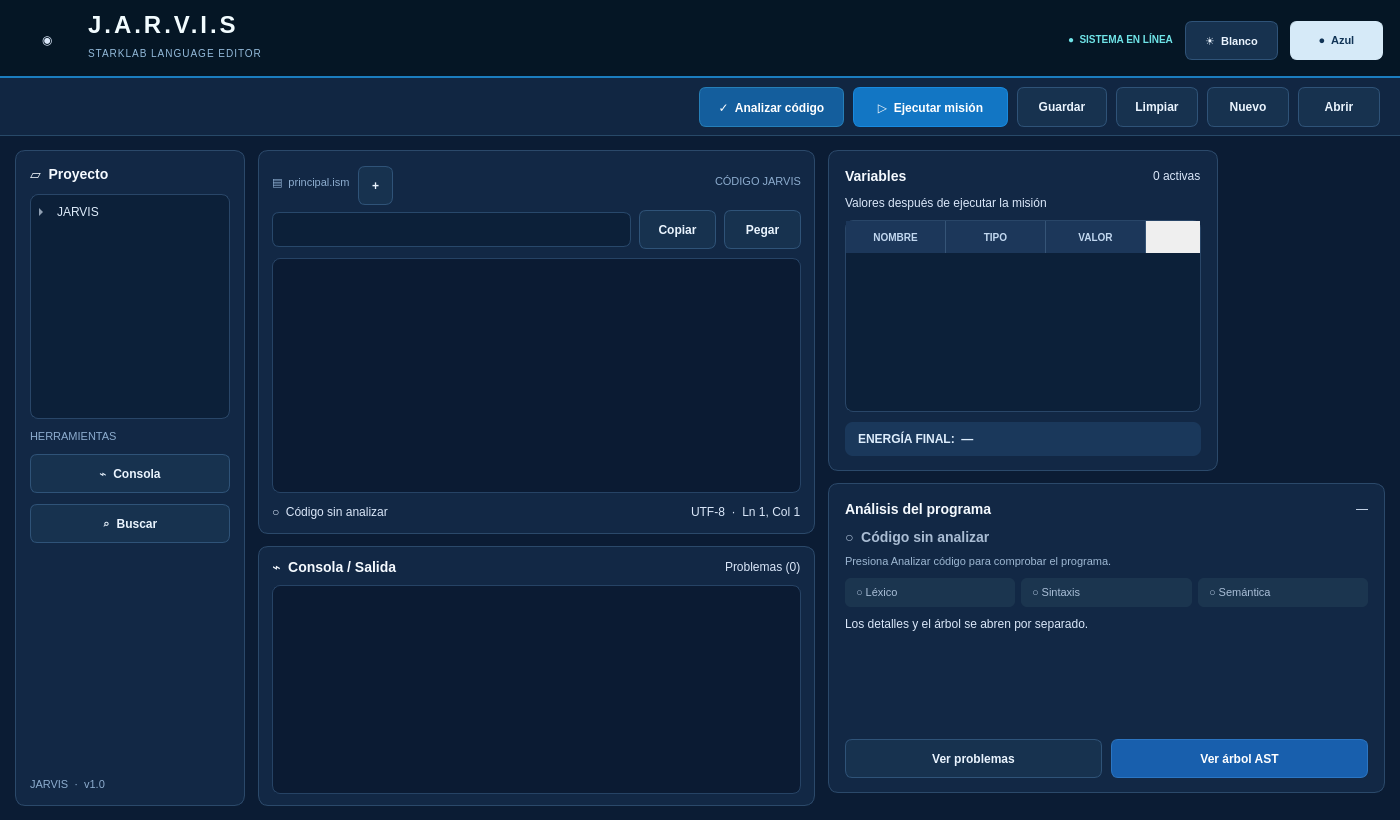
<?xml version='1.0' encoding='UTF-8'?>
<ui version="4.0">
  <class>StarkLabWindow</class>
  <widget class="QMainWindow" name="StarkLabWindow">
    <property name="geometry">
      <rect>
        <x>0</x>
        <y>0</y>
        <width>1400</width>
        <height>820</height>
      </rect>
    </property>
    <property name="minimumSize">
      <size>
        <width>1080</width>
        <height>680</height>
      </size>
    </property>
    <property name="windowTitle">
      <string>J.A.R.V.I.S | StarkLab Language Editor</string>
    </property>
    <property name="styleSheet">
      <string notr="true">
QMainWindow, QWidget#centralwidget { background-color:#0B1C34; color:#DDECFB; font-family:"Segoe UI"; }
QFrame#headerHUD { background-color:#051625; border-bottom:2px solid #1B7DBF; }
QLabel#lblTitulo {font-size:24px; font-weight:800; letter-spacing:3px; color:#F2FCFF; background:transparent;}
QLabel#lblSubtitulo {font-size:10px; letter-spacing:1px; color:#93BADA; background:transparent;}
QLabel#lblSistema {font-size:10px; font-weight:600; color:#6FE4E8; background:transparent;}
QLabel#lblReactor {background:transparent; border:0;}
QFrame#barraAcciones {background-color:#112642; border-bottom:1px solid #284968;}
QFrame#panelProyecto, QFrame#panelEditor, QFrame#panelConsola, QFrame#panelVariables, QFrame#panelAnalisis { background-color:#122845; border:1px solid #2B496A; border-radius:10px; }
QLabel {color:#DAE7F9; background:transparent; font-size:12px;}
QLabel#lblProyecto, QLabel#lblVariables, QLabel#lblAnalisis, QLabel#lblConsola, QLabel#lblCodigo {font-size:14px; font-weight:700; color:#F5FAFF;}
QLabel#lblSeccion, QLabel#lblPestana, QLabel#lblInfoCodigo, QLabel#lblVersion { color:#8CACCE; font-size:11px; }
QLabel#lblEstadoAnalisis {color:#A9BCD3; font-weight:700; font-size:14px;}
QLabel#lblAnalisisDetalle {color:#9DB7D2; font-size:11px;}
QLabel#lblEnergiaFinal {background:#1A385B; border-radius:8px; color:#DDEDFC; padding:10px; font-weight:bold;}
QLabel#lblLexico, QLabel#lblSintactico, QLabel#lblSemantico {background:#1B354F; border-radius:6px; padding:8px; font-size:11px; color:#A9BED7;}
QPushButton {background:#17324F; color:#EAF4FE; border:1px solid #2F5378; border-radius:7px; font-weight:600; padding:7px 10px; min-height:23px;}
QPushButton:hover {background:#23517A; border:1px solid #4F98CF;}
QPushButton:pressed {background:#0F3B60;}
QPushButton#btnEjecutar {background:#1276C4; border-color:#188ADF; color:white;}
QPushButton#btnAnalizar {background:#145E9D; border-color:#267FB8; color:white;}
QPushButton#btnAST {background:#185FAD; border-color:#2B75C2; color:white;}
QPushButton#btnBlanco, QPushButton#btnAzul {min-width:71px; font-size:11px;}
QPushButton#btnAzul {background:#D6EAF8; border-color:#D6EAF8; color:#113456;}
QPlainTextEdit {background:#0B1B33; color:#E0ECFF; border:1px solid #264365; border-radius:8px; padding:9px; font-family:Consolas; font-size:13px; selection-background-color:#2363A1;}
QPlainTextEdit:focus {border:1px solid #2189CE;}
QLineEdit {background:#0C2039; color:#E5F1FF; border:1px solid #28486B; border-radius:7px; padding:7px 10px; min-height:19px;}
QTableWidget, QTreeWidget {background:#0C2039; color:#DDEBFA; border:1px solid #294668; border-radius:8px; gridline-color:#243D5B; alternate-background-color:#142C4A;}
QTableWidget::item {padding:6px;}
QTreeWidget::item {min-height:28px; padding:3px; border-radius:5px;}
QTreeWidget::item:selected {background:#1A4C7B; color:#FFFFFF;}
QHeaderView::section {background:#1C375A; color:#C2D8F0; border:0; border-right:1px solid #355477; padding:7px; font-size:10px; font-weight:700;}
QScrollBar:vertical, QScrollBar:horizontal {background:#11233C; width:11px; height:11px; border:0;}
QScrollBar::handle:vertical, QScrollBar::handle:horizontal {background:#385A7B; border-radius:5px; min-height:24px; min-width:24px;}
</string>
    </property>
    <widget class="QWidget" name="centralwidget">
      <layout class="QVBoxLayout" name="verticalLayout_main">
        <property name="leftMargin">
          <number>0</number>
        </property>
        <property name="topMargin">
          <number>0</number>
        </property>
        <property name="rightMargin">
          <number>0</number>
        </property>
        <property name="bottomMargin">
          <number>0</number>
        </property>
        <property name="spacing">
          <number>0</number>
        </property>
        <item>
          <widget class="QFrame" name="headerHUD">
            <property name="minimumSize">
              <size>
                <width>0</width>
                <height>78</height>
              </size>
            </property>
            <property name="maximumSize">
              <size>
                <width>16777215</width>
                <height>78</height>
              </size>
            </property>
            <layout class="QHBoxLayout" name="headerHUDLayout">
              <property name="leftMargin">
                <number>18</number>
              </property>
              <property name="topMargin">
                <number>7</number>
              </property>
              <property name="rightMargin">
                <number>17</number>
              </property>
              <property name="bottomMargin">
                <number>7</number>
              </property>
              <property name="spacing">
                <number>12</number>
              </property>
              <item>
                <widget class="QLabel" name="lblReactor">
                  <property name="text">
                    <string>◉</string>
                  </property>
                  <property name="minimumSize">
                    <size>
                      <width>58</width>
                      <height>58</height>
                    </size>
                  </property>
                  <property name="maximumSize">
                    <size>
                      <width>58</width>
                      <height>58</height>
                    </size>
                  </property>
                  <property name="alignment">
                    <set>Qt::AlignCenter</set>
                  </property>
                  <property name="pixmap">
                    <pixmap>assets/arc_reactor.png</pixmap>
                  </property>
                <property name="scaledContents"><bool>true</bool></property></widget>
              </item>
              <item>
                <layout class="QVBoxLayout" name="brandLayout">
                  <property name="leftMargin">
                    <number>0</number>
                  </property>
                  <property name="topMargin">
                    <number>4</number>
                  </property>
                  <property name="rightMargin">
                    <number>0</number>
                  </property>
                  <property name="bottomMargin">
                    <number>4</number>
                  </property>
                  <property name="spacing">
                    <number>0</number>
                  </property>
                  <item>
                    <widget class="QLabel" name="lblTitulo">
                      <property name="text">
                        <string>J.A.R.V.I.S</string>
                      </property>
                    </widget>
                  </item>
                  <item>
                    <widget class="QLabel" name="lblSubtitulo">
                      <property name="text">
                        <string>STARKLAB LANGUAGE EDITOR</string>
                      </property>
                    </widget>
                  </item>
                </layout>
              </item>
              <item>
                <spacer name="espacioHUD">
                  <property name="orientation">
                    <enum>Qt::Horizontal</enum>
                  </property>
                  <property name="sizeHint" stdset="0">
                    <size>
                      <width>20</width>
                      <height>20</height>
                    </size>
                  </property>
                </spacer>
              </item>
              <item>
                <widget class="QLabel" name="lblSistema">
                  <property name="text">
                    <string>●  SISTEMA EN LÍNEA</string>
                  </property>
                </widget>
              </item>
              <item>
                <widget class="QPushButton" name="btnBlanco">
                  <property name="text">
                    <string>☀  Blanco</string>
                  </property>
                  <property name="minimumSize">
                    <size>
                      <width>92</width>
                      <height>36</height>
                    </size>
                  </property>
                  <property name="maximumSize">
                    <size>
                      <width>100</width>
                      <height>36</height>
                    </size>
                  </property>
                  <property name="toolTip">
                    <string>Cambiar al tema claro</string>
                  </property>
                </widget>
              </item>
              <item>
                <widget class="QPushButton" name="btnAzul">
                  <property name="text">
                    <string>●  Azul</string>
                  </property>
                  <property name="minimumSize">
                    <size>
                      <width>92</width>
                      <height>36</height>
                    </size>
                  </property>
                  <property name="maximumSize">
                    <size>
                      <width>100</width>
                      <height>36</height>
                    </size>
                  </property>
                  <property name="toolTip">
                    <string>Cambiar al tema azul</string>
                  </property>
                </widget>
              </item>
            </layout>
          </widget>
        </item>
        <item>
          <widget class="QFrame" name="barraAcciones">
            <property name="minimumSize">
              <size>
                <width>0</width>
                <height>58</height>
              </size>
            </property>
            <property name="maximumSize">
              <size>
                <width>16777215</width>
                <height>58</height>
              </size>
            </property>
            <layout class="QHBoxLayout" name="layoutAcciones">
              <property name="leftMargin">
                <number>20</number>
              </property>
              <property name="topMargin">
                <number>7</number>
              </property>
              <property name="rightMargin">
                <number>20</number>
              </property>
              <property name="bottomMargin">
                <number>7</number>
              </property>
              <property name="spacing">
                <number>9</number>
              </property>
              <item>
                <spacer name="espacioAcciones">
                  <property name="orientation">
                    <enum>Qt::Horizontal</enum>
                  </property>
                  <property name="sizeHint" stdset="0">
                    <size>
                      <width>20</width>
                      <height>20</height>
                    </size>
                  </property>
                </spacer>
              </item>
              <item>
                <widget class="QPushButton" name="btnAnalizar">
                  <property name="text">
                    <string>✓  Analizar código</string>
                  </property>
                  <property name="minimumSize">
                    <size>
                      <width>145</width>
                      <height>36</height>
                    </size>
                  </property>
                  <property name="maximumSize">
                    <size>
                      <width>170</width>
                      <height>40</height>
                    </size>
                  </property>
                </widget>
              </item>
              <item>
                <widget class="QPushButton" name="btnEjecutar">
                  <property name="text">
                    <string>▷  Ejecutar misión</string>
                  </property>
                  <property name="minimumSize">
                    <size>
                      <width>155</width>
                      <height>36</height>
                    </size>
                  </property>
                  <property name="maximumSize">
                    <size>
                      <width>180</width>
                      <height>40</height>
                    </size>
                  </property>
                </widget>
              </item>
              <item>
                <widget class="QPushButton" name="btnGuardar">
                  <property name="text">
                    <string>Guardar</string>
                  </property>
                  <property name="minimumSize">
                    <size>
                      <width>90</width>
                      <height>36</height>
                    </size>
                  </property>
                  <property name="maximumSize">
                    <size>
                      <width>160</width>
                      <height>40</height>
                    </size>
                  </property>
                </widget>
              </item>
              <item>
                <widget class="QPushButton" name="btnLimpiar">
                  <property name="text">
                    <string>Limpiar</string>
                  </property>
                  <property name="minimumSize">
                    <size>
                      <width>82</width>
                      <height>36</height>
                    </size>
                  </property>
                  <property name="maximumSize">
                    <size>
                      <width>160</width>
                      <height>40</height>
                    </size>
                  </property>
                </widget>
              </item>
              <item>
                <widget class="QPushButton" name="btnNuevo">
                  <property name="text">
                    <string>Nuevo</string>
                  </property>
                  <property name="minimumSize">
                    <size>
                      <width>82</width>
                      <height>36</height>
                    </size>
                  </property>
                  <property name="maximumSize">
                    <size>
                      <width>160</width>
                      <height>40</height>
                    </size>
                  </property>
                </widget>
              </item>
              <item>
                <widget class="QPushButton" name="btnAbrir">
                  <property name="text">
                    <string>Abrir</string>
                  </property>
                  <property name="minimumSize">
                    <size>
                      <width>82</width>
                      <height>36</height>
                    </size>
                  </property>
                  <property name="maximumSize">
                    <size>
                      <width>160</width>
                      <height>40</height>
                    </size>
                  </property>
                </widget>
              </item>
            </layout>
          </widget>
        </item>
        <item>
          <widget class="QFrame" name="frameWorkspace">
            <property name="frameShape">
              <enum>QFrame::NoFrame</enum>
            </property>
            <layout class="QHBoxLayout" name="contentLayout">
              <property name="leftMargin">
                <number>15</number>
              </property>
              <property name="topMargin">
                <number>14</number>
              </property>
              <property name="rightMargin">
                <number>15</number>
              </property>
              <property name="bottomMargin">
                <number>14</number>
              </property>
              <property name="spacing">
                <number>13</number>
              </property>
              <item>
                <widget class="QFrame" name="panelProyecto">
                  <property name="minimumSize">
                    <size>
                      <width>192</width>
                      <height>0</height>
                    </size>
                  </property>
                  <property name="maximumSize">
                    <size>
                      <width>230</width>
                      <height>16777215</height>
                    </size>
                  </property>
                  <layout class="QVBoxLayout" name="layoutProyecto">
                    <property name="leftMargin">
                      <number>14</number>
                    </property>
                    <property name="topMargin">
                      <number>15</number>
                    </property>
                    <property name="rightMargin">
                      <number>14</number>
                    </property>
                    <property name="bottomMargin">
                      <number>14</number>
                    </property>
                    <property name="spacing">
                      <number>11</number>
                    </property>
                    <item>
                      <widget class="QLabel" name="lblProyecto">
                        <property name="text">
                          <string>▱  Proyecto</string>
                        </property>
                      </widget>
                    </item>
                    <item>
                      <widget class="QTreeWidget" name="treeProyecto">
                        <property name="headerHidden">
                          <bool>true</bool>
                        </property>
                        <property name="rootIsDecorated">
                          <bool>true</bool>
                        </property>
                        <column>
                          <property name="text">
                            <string>Proyecto</string>
                          </property>
                        </column>
                        <item>
                          <property name="text">
                            <string>JARVIS</string>
                          </property>
                          <item>
                            <property name="text">
                              <string>src</string>
                            </property>
                            <item>
                              <property name="text">
                                <string>principal.ism</string>
                              </property>
                            </item>
                            <item>
                              <property name="text">
                                <string>lexer.py</string>
                              </property>
                            </item>
                            <item>
                              <property name="text">
                                <string>parser.py</string>
                              </property>
                            </item>
                            <item>
                              <property name="text">
                                <string>asemantico.py</string>
                              </property>
                            </item>
                            <item>
                              <property name="text">
                                <string>ejecutor.py</string>
                              </property>
                            </item>
                            <item>
                              <property name="text">
                                <string>arbolst.py</string>
                              </property>
                            </item>
                          </item>
                        </item>
                      </widget>
                    </item>
                    <item>
                      <widget class="QLabel" name="lblSeccion">
                        <property name="text">
                          <string>HERRAMIENTAS</string>
                        </property>
                      </widget>
                    </item>
                    <item>
                      <widget class="QPushButton" name="btnConsola">
                        <property name="text">
                          <string>⌁  Consola</string>
                        </property>
                      </widget>
                    </item>
                    <item>
                      <widget class="QPushButton" name="btnBuscarPanel">
                        <property name="text">
                          <string>⌕  Buscar</string>
                        </property>
                      </widget>
                    </item>
                    <item>
                      <spacer name="espacioProyecto">
                        <property name="orientation">
                          <enum>Qt::Vertical</enum>
                        </property>
                        <property name="sizeHint" stdset="0">
                          <size>
                            <width>20</width>
                            <height>20</height>
                          </size>
                        </property>
                      </spacer>
                    </item>
                    <item>
                      <widget class="QLabel" name="lblVersion">
                        <property name="text">
                          <string>JARVIS  ·  v1.0</string>
                        </property>
                      </widget>
                    </item>
                  </layout>
                </widget>
              </item>
              <item>
                <layout class="QVBoxLayout" name="leftLayout">
                  <property name="spacing">
                    <number>12</number>
                  </property>
                  <item>
                    <widget class="QFrame" name="panelEditor">
                      <property name="minimumSize">
                        <size>
                          <width>390</width>
                          <height>330</height>
                        </size>
                      </property>
                      <layout class="QVBoxLayout" name="layoutEditor">
                        <property name="leftMargin">
                          <number>13</number>
                        </property>
                        <property name="topMargin">
                          <number>11</number>
                        </property>
                        <property name="rightMargin">
                          <number>13</number>
                        </property>
                        <property name="bottomMargin">
                          <number>11</number>
                        </property>
                        <property name="spacing">
                          <number>9</number>
                        </property>
                        <item>
                          <layout class="QHBoxLayout" name="layoutPestanas">
                            <property name="spacing">
                              <number>8</number>
                            </property>
                            <item>
                              <widget class="QLabel" name="lblPestana">
                                <property name="text">
                                  <string>▤  principal.ism</string>
                                </property>
                              </widget>
                            </item>
                            <item>
                              <widget class="QPushButton" name="btnNuevaPestana">
                                <property name="text">
                                  <string>+</string>
                                </property>
                                <property name="minimumSize">
                                  <size>
                                    <width>35</width>
                                    <height>30</height>
                                  </size>
                                </property>
                                <property name="maximumSize">
                                  <size>
                                    <width>35</width>
                                    <height>30</height>
                                  </size>
                                </property>
                              </widget>
                            </item>
                            <item>
                              <spacer name="espacioPestana">
                                <property name="orientation">
                                  <enum>Qt::Horizontal</enum>
                                </property>
                                <property name="sizeHint" stdset="0">
                                  <size>
                                    <width>20</width>
                                    <height>20</height>
                                  </size>
                                </property>
                              </spacer>
                            </item>
                            <item>
                              <widget class="QLabel" name="lblInfoCodigo">
                                <property name="text">
                                  <string>CÓDIGO JARVIS</string>
                                </property>
                              </widget>
                            </item>
                          </layout>
                        </item>
                        <item>
                          <layout class="QHBoxLayout" name="layoutBuscar">
                            <property name="spacing">
                              <number>8</number>
                            </property>
                            <item>
                              <widget class="QLineEdit" name="txtBuscar">
                                <property name="toolTip">
                                  <string>Buscar texto en código (Ctrl+F)</string>
                                </property>
                              </widget>
                            </item>
                            <item>
                              <widget class="QPushButton" name="btnCopiar">
                                <property name="text">
                                  <string>Copiar</string>
                                </property>
                                <property name="minimumSize">
                                  <size>
                                    <width>77</width>
                                    <height>34</height>
                                  </size>
                                </property>
                                <property name="maximumSize">
                                  <size>
                                    <width>90</width>
                                    <height>38</height>
                                  </size>
                                </property>
                              </widget>
                            </item>
                            <item>
                              <widget class="QPushButton" name="btnPegar">
                                <property name="text">
                                  <string>Pegar</string>
                                </property>
                                <property name="minimumSize">
                                  <size>
                                    <width>77</width>
                                    <height>34</height>
                                  </size>
                                </property>
                                <property name="maximumSize">
                                  <size>
                                    <width>90</width>
                                    <height>38</height>
                                  </size>
                                </property>
                              </widget>
                            </item>
                          </layout>
                        </item>
                        <item>
                          <widget class="QPlainTextEdit" name="txtCodigo">
                            <property name="minimumSize">
                              <size>
                                <width>0</width>
                                <height>235</height>
                              </size>
                            </property>
                            <property name="tabChangesFocus">
                              <bool>false</bool>
                            </property>
                          </widget>
                        </item>
                        <item>
                          <layout class="QHBoxLayout" name="layoutPieEditor">
                            <property name="spacing">
                              <number>7</number>
                            </property>
                            <item>
                              <widget class="QLabel" name="lblLineaEstado">
                                <property name="text">
                                  <string>○  Código sin analizar</string>
                                </property>
                              </widget>
                            </item>
                            <item>
                              <spacer name="espacioEditor">
                                <property name="orientation">
                                  <enum>Qt::Horizontal</enum>
                                </property>
                                <property name="sizeHint" stdset="0">
                                  <size>
                                    <width>20</width>
                                    <height>20</height>
                                  </size>
                                </property>
                              </spacer>
                            </item>
                            <item>
                              <widget class="QLabel" name="lblPosicion">
                                <property name="text">
                                  <string>UTF-8  ·  Ln 1, Col 1</string>
                                </property>
                              </widget>
                            </item>
                          </layout>
                        </item>
                      </layout>
                    </widget>
                  </item>
                  <item>
                    <widget class="QFrame" name="panelConsola">
                      <property name="minimumSize">
                        <size>
                          <width>0</width>
                          <height>168</height>
                        </size>
                      </property>
                      <property name="maximumSize">
                        <size>
                          <width>16777215</width>
                          <height>290</height>
                        </size>
                      </property>
                      <layout class="QVBoxLayout" name="layoutConsola">
                        <property name="leftMargin">
                          <number>13</number>
                        </property>
                        <property name="topMargin">
                          <number>10</number>
                        </property>
                        <property name="rightMargin">
                          <number>13</number>
                        </property>
                        <property name="bottomMargin">
                          <number>11</number>
                        </property>
                        <property name="spacing">
                          <number>8</number>
                        </property>
                        <item>
                          <layout class="QHBoxLayout" name="layoutCabeceraConsola">
                            <item>
                              <widget class="QLabel" name="lblConsola">
                                <property name="text">
                                  <string>⌁  Consola / Salida</string>
                                </property>
                              </widget>
                            </item>
                            <item>
                              <spacer name="espacioCabeceraConsola">
                                <property name="orientation">
                                  <enum>Qt::Horizontal</enum>
                                </property>
                                <property name="sizeHint" stdset="0">
                                  <size>
                                    <width>20</width>
                                    <height>20</height>
                                  </size>
                                </property>
                              </spacer>
                            </item>
                            <item>
                              <widget class="QLabel" name="lblProblemasCount">
                                <property name="text">
                                  <string>Problemas (0)</string>
                                </property>
                              </widget>
                            </item>
                          </layout>
                        </item>
                        <item>
                          <widget class="QPlainTextEdit" name="txtConsola">
                            <property name="readOnly">
                              <bool>true</bool>
                            </property>
                          </widget>
                        </item>
                      </layout>
                    </widget>
                  </item>
                </layout>
              </item>
              <item>
                <layout class="QVBoxLayout" name="rightLayout">
                  <property name="spacing">
                    <number>12</number>
                  </property>
                  <item>
                    <widget class="QFrame" name="panelVariables">
                      <property name="minimumSize">
                        <size>
                          <width>335</width>
                          <height>290</height>
                        </size>
                      </property>
                      <property name="maximumSize">
                        <size>
                          <width>390</width>
                          <height>16777215</height>
                        </size>
                      </property>
                      <layout class="QVBoxLayout" name="layoutVariables">
                        <property name="leftMargin">
                          <number>16</number>
                        </property>
                        <property name="topMargin">
                          <number>15</number>
                        </property>
                        <property name="rightMargin">
                          <number>16</number>
                        </property>
                        <property name="bottomMargin">
                          <number>14</number>
                        </property>
                        <property name="spacing">
                          <number>10</number>
                        </property>
                        <item>
                          <layout class="QHBoxLayout" name="layoutCabeceraVariables">
                            <item>
                              <widget class="QLabel" name="lblVariables">
                                <property name="text">
                                  <string>Variables</string>
                                </property>
                              </widget>
                            </item>
                            <item>
                              <spacer name="espacioCabeceraVariables">
                                <property name="orientation">
                                  <enum>Qt::Horizontal</enum>
                                </property>
                                <property name="sizeHint" stdset="0">
                                  <size>
                                    <width>20</width>
                                    <height>20</height>
                                  </size>
                                </property>
                              </spacer>
                            </item>
                            <item>
                              <widget class="QLabel" name="lblCantidadVariables">
                                <property name="text">
                                  <string>0 activas</string>
                                </property>
                              </widget>
                            </item>
                          </layout>
                        </item>
                        <item>
                          <widget class="QLabel" name="lblValorDescripcion">
                            <property name="text">
                              <string>Valores después de ejecutar la misión</string>
                            </property>
                          </widget>
                        </item>
                        <item>
                          <widget class="QTableWidget" name="tblVariables">
                            <property name="minimumSize">
                              <size>
                                <width>0</width>
                                <height>120</height>
                              </size>
                            </property>
                            <column>
                              <property name="text">
                                <string>NOMBRE</string>
                              </property>
                            </column>
                            <column>
                              <property name="text">
                                <string>TIPO</string>
                              </property>
                            </column>
                            <column>
                              <property name="text">
                                <string>VALOR</string>
                              </property>
                            </column>
                            <property name="alternatingRowColors">
                              <bool>true</bool>
                            </property>
                            <property name="selectionBehavior">
                              <enum>QAbstractItemView::SelectRows</enum>
                            </property>
                            <property name="editTriggers">
                              <set>QAbstractItemView::NoEditTriggers</set>
                            </property>
                          </widget>
                        </item>
                        <item>
                          <widget class="QLabel" name="lblEnergiaFinal">
                            <property name="text">
                              <string>ENERGÍA FINAL:  —</string>
                            </property>
                          </widget>
                        </item>
                      </layout>
                    </widget>
                  </item>
                  <item>
                    <widget class="QFrame" name="panelAnalisis">
                      <property name="minimumSize">
                        <size>
                          <width>335</width>
                          <height>288</height>
                        </size>
                      </property>
                      <layout class="QVBoxLayout" name="layoutAnalisis">
                        <property name="leftMargin">
                          <number>16</number>
                        </property>
                        <property name="topMargin">
                          <number>15</number>
                        </property>
                        <property name="rightMargin">
                          <number>16</number>
                        </property>
                        <property name="bottomMargin">
                          <number>14</number>
                        </property>
                        <property name="spacing">
                          <number>10</number>
                        </property>
                        <item>
                          <layout class="QHBoxLayout" name="layoutCabeceraAnalisis">
                            <item>
                              <widget class="QLabel" name="lblAnalisis">
                                <property name="text">
                                  <string>Análisis del programa</string>
                                </property>
                              </widget>
                            </item>
                            <item>
                              <spacer name="espacioCabeceraAnalisis">
                                <property name="orientation">
                                  <enum>Qt::Horizontal</enum>
                                </property>
                                <property name="sizeHint" stdset="0">
                                  <size>
                                    <width>20</width>
                                    <height>20</height>
                                  </size>
                                </property>
                              </spacer>
                            </item>
                            <item>
                              <widget class="QLabel" name="lblErrores">
                                <property name="text">
                                  <string>—</string>
                                </property>
                              </widget>
                            </item>
                          </layout>
                        </item>
                        <item>
                          <widget class="QLabel" name="lblEstadoAnalisis">
                            <property name="text">
                              <string>○  Código sin analizar</string>
                            </property>
                          </widget>
                        </item>
                        <item>
                          <widget class="QLabel" name="lblAnalisisDetalle">
                            <property name="text">
                              <string>Presiona Analizar código para comprobar el programa.</string>
                            </property>
                          </widget>
                        </item>
                        <item>
                          <layout class="QHBoxLayout" name="layoutFases">
                            <property name="spacing">
                              <number>6</number>
                            </property>
                            <item>
                              <widget class="QLabel" name="lblLexico">
                                <property name="text">
                                  <string>○ Léxico</string>
                                </property>
                              </widget>
                            </item>
                            <item>
                              <widget class="QLabel" name="lblSintactico">
                                <property name="text">
                                  <string>○ Sintaxis</string>
                                </property>
                              </widget>
                            </item>
                            <item>
                              <widget class="QLabel" name="lblSemantico">
                                <property name="text">
                                  <string>○ Semántica</string>
                                </property>
                              </widget>
                            </item>
                          </layout>
                        </item>
                        <item>
                          <widget class="QLabel" name="lblAyudaAnalisis">
                            <property name="text">
                              <string>Los detalles y el árbol se abren por separado.</string>
                            </property>
                          </widget>
                        </item>
                        <item>
                          <spacer name="espacioAnalisis">
                            <property name="orientation">
                              <enum>Qt::Vertical</enum>
                            </property>
                            <property name="sizeHint" stdset="0">
                              <size>
                                <width>20</width>
                                <height>20</height>
                              </size>
                            </property>
                          </spacer>
                        </item>
                        <item>
                          <layout class="QHBoxLayout" name="layoutBotonesAnalisis">
                            <property name="spacing">
                              <number>9</number>
                            </property>
                            <item>
                              <widget class="QPushButton" name="btnProblemas">
                                <property name="text">
                                  <string>Ver problemas</string>
                                </property>
                                <property name="minimumSize">
                                  <size>
                                    <width>140</width>
                                    <height>38</height>
                                  </size>
                                </property>
                              </widget>
                            </item>
                            <item>
                              <widget class="QPushButton" name="btnAST">
                                <property name="text">
                                  <string>Ver árbol AST</string>
                                </property>
                                <property name="minimumSize">
                                  <size>
                                    <width>146</width>
                                    <height>38</height>
                                  </size>
                                </property>
                              </widget>
                            </item>
                          </layout>
                        </item>
                      </layout>
                    </widget>
                  </item>
                  <item>
                    <widget class="QLabel" name="imgArbol">
                      <property name="text">
                        <string/>
                      </property>
                      <property name="visible">
                        <bool>false</bool>
                      </property>
                      <property name="maximumSize">
                        <size>
                          <width>1</width>
                          <height>1</height>
                        </size>
                      </property>
                      <property name="minimumSize">
                        <size>
                          <width>0</width>
                          <height>0</height>
                        </size>
                      </property>
                    </widget>
                  </item>
                </layout>
              </item>
            </layout>
          </widget>
        </item>
      </layout>
    </widget>
  </widget>
  <resources/>
  <connections/>
</ui>
